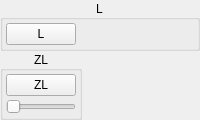
                            <widget class="QWidget" name="buttonShoulderButtonsLeft" native="true">
                              <layout class="QVBoxLayout"
                                name="buttonShoulderButtonsLeftVerticalLayout">
                                <property name="spacing">
                                  <number>0</number>
                                </property>
                                <property name="leftMargin">
                                  <number>0</number>
                                </property>
                                <property name="topMargin">
                                  <number>0</number>
                                </property>
                                <property name="rightMargin">
                                  <number>0</number>
                                </property>
                                <property name="bottomMargin">
                                  <number>0</number>
                                </property>
                                <item>
                                  <widget class="QGroupBox" name="buttonShoulderButtonsButtonLGroup">
                                    <property name="title">
                                      <string>L</string>
                                    </property>
                                    <property name="alignment">
                                      <set>Qt::AlignCenter</set>
                                    </property>
                                    <layout class="QVBoxLayout"
                                      name="buttonShoulderButtonsLVerticalLayout">
                                      <property name="spacing">
                                        <number>3</number>
                                      </property>
                                      <property name="leftMargin">
                                        <number>3</number>
                                      </property>
                                      <property name="topMargin">
                                        <number>3</number>
                                      </property>
                                      <property name="rightMargin">
                                        <number>3</number>
                                      </property>
                                      <property name="bottomMargin">
                                        <number>3</number>
                                      </property>
                                      <item>
                                        <widget class="QPushButton" name="buttonL">
                                          <property name="minimumSize">
                                            <size>
                                              <width>68</width>
                                              <height>0</height>
                                            </size>
                                          </property>
                                          <property name="maximumSize">
                                            <size>
                                              <width>68</width>
                                              <height>16777215</height>
                                            </size>
                                          </property>
                                          <property name="styleSheet">
                                            <string notr="true">min-width: 68px;</string>
                                          </property>
                                          <property name="text">
                                            <string>L</string>
                                          </property>
                                        </widget>
                                      </item>
                                    </layout>
                                  </widget>
                                </item>
                                <item>
                                  <widget class="QGroupBox"
                                    name="buttonShoulderButtonsButtonZLGroup">
                                    <property name="sizePolicy">
                                      <sizepolicy hsizetype="Maximum" vsizetype="Preferred">
                                        <horstretch>0</horstretch>
                                        <verstretch>0</verstretch>
                                      </sizepolicy>
                                    </property>
                                    <property name="title">
                                      <string>ZL</string>
                                    </property>
                                    <property name="alignment">
                                      <set>Qt::AlignCenter</set>
                                    </property>
                                    <layout class="QVBoxLayout"
                                      name="buttonShoulderButtonsZLVerticalLayout">
                                      <property name="spacing">
                                        <number>3</number>
                                      </property>
                                      <property name="leftMargin">
                                        <number>3</number>
                                      </property>
                                      <property name="topMargin">
                                        <number>3</number>
                                      </property>
                                      <property name="rightMargin">
                                        <number>3</number>
                                      </property>
                                      <property name="bottomMargin">
                                        <number>3</number>
                                      </property>
                                      <item>
                                        <widget class="QPushButton" name="buttonZL">
                                          <property name="minimumSize">
                                            <size>
                                              <width>68</width>
                                              <height>0</height>
                                            </size>
                                          </property>
                                          <property name="maximumSize">
                                            <size>
                                              <width>68</width>
                                              <height>16777215</height>
                                            </size>
                                          </property>
                                          <property name="styleSheet">
                                            <string notr="true">min-width: 68px;</string>
                                          </property>
                                          <property name="text">
                                            <string>ZL</string>
                                          </property>
                                        </widget>
                                      </item>
                                      <item>
                                        <widget class="QSlider" name="sliderZLThreshold">
                                          <property name="maximumSize">
                                            <size>
                                              <width>70</width>
                                              <height>15</height>
                                            </size>
                                          </property>
                                          <property name="maximum">
                                            <number>100</number>
                                          </property>
                                          <property name="orientation">
                                            <enum>Qt::Horizontal</enum>
                                          </property>
                                        </widget>
                                      </item>
                                    </layout>
                                  </widget>
                                </item>
                              </layout>
                            </widget>
